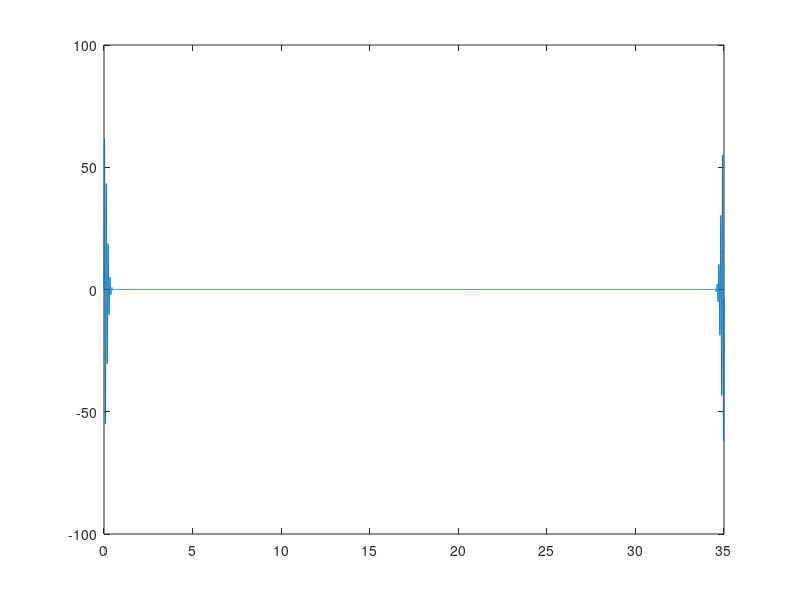

Here is the MATLAB script that generated this plot: (Note: this script raises an error after producing the figure.)
%% Setup Parameters
srate = 1000;           % in Hz
wavelt = 0:1/srate:35;  % best practice to have 0 in the center of the wavelet

%Wavelet Parameters

% Frequency parameters
min_freq = 10; % Hz
max_freq = 35; % Hz
num_freq = 40; % count
frex = linspace(min_freq,max_freq,num_freq);

unit_step = wavelt>=0;
a = 0.501;
gamma = 3;
beta = 27;

Wbg = (beta/gamma)^(1/gamma); % maximum value at the peak frequency

%% Morse Wavelet

awt = unit_step .* a .* ((2*pi.*wavelt).^beta) .* (exp(-(2*pi.*wavelt).^gamma));

x = ifft(awt);
%% Plotting

figure(3), clf
plot(wavelt,imag(x));
hold on
title("Beta = " + beta + " & Gamma = " + gamma)
hold off
